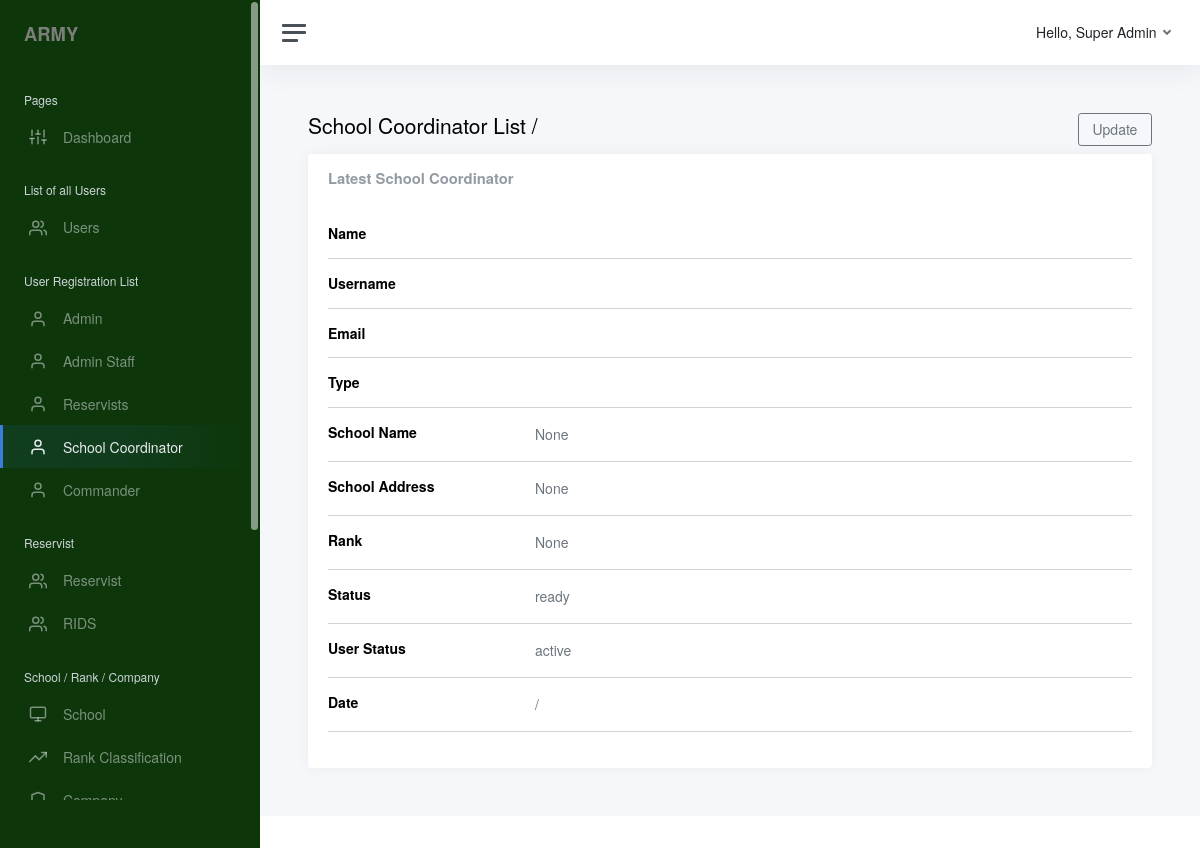
/admin_reg_school_view.php (signed in), run on the app's committed database.
### tables this page shows
CREATE TABLE `army_users` (
  `army_id` int(255) NOT NULL,
  `user_img` varchar(250) NOT NULL,
  `firstname` varchar(100) NOT NULL,
  `middle_name` varchar(100) NOT NULL,
  `lastname` varchar(100) NOT NULL,
  `username` varchar(100) NOT NULL,
  `email` varchar(100) NOT NULL,
  `password` varchar(1000) NOT NULL,
  `type` varchar(30) NOT NULL,
  `rank_id` int(100) NOT NULL,
  `company_id` int(100) NOT NULL,
  `afpsn` varchar(250) NOT NULL,
  `school_id` int(100) NOT NULL,
  `status` varchar(30) NOT NULL,
  `user_status` varchar(20) NOT NULL,
  `date_created` date DEFAULT NULL,
  `time_created` time(6) NOT NULL,
  `date_modified` date DEFAULT NULL,
  `time_modified` time(6) NOT NULL
);

### system_checker.php (called while the page is built, shortened)
<?php
require 'include/connect.php';
if (!empty($_SESSION["army_id"])) {
  $army_id     = $_SESSION["army_id"];
  $result      = mysqli_query($conn, "SELECT * FROM army_users WHERE army_id = $army_id");
  $row         = mysqli_fetch_assoc($result);
  $fn_public   = $row["firstname"];
  $ln_public   = $row["lastname"];
  $type        = $row["type"];
  $status      = $row["status"];
  $user_status = $row["user_status"];
  if ($user_status == 'active') {
    if ($type == 'sadmin') {
      $isSadmin = true;
    }
  } else {
    echo "<script> alert('Sorry, your account is inactive. Please wait for the approval'); </script>";
  }
} else {
  header("Location: bulletin.php");
}

### admin_query_getter_school.php (called while the page is built, shortened)
<?php
if($school_id == 0) {
  $school_name    = 'None';
  $school_address = 'None';
} else {
  $result_school = mysqli_query($conn, "SELECT * FROM schools WHERE school_id = '$school_id'");
  while ($res      = mysqli_fetch_array($result_school )) {
  $school_name    = $res['school_name'];
  $school_address = $res['school_address'];
  }
}
if($rank_id == 0) {
  $rank_name = 'None';
} else {
  $result_rank = mysqli_query($conn, "SELECT * FROM ranks WHERE rank_id = '$rank_id'");
  while ($res      = mysqli_fetch_array($result_rank)) {
  $rank_name = $res['rank_name'];
  }
}
?>

### admin_reg_school_view.php (the view, shortened to what this page needs)
<?php
include 'system_checker.php';
$school_id = $_GET['ID'];
include 'admin_query_getter_school.php';
?>
<!DOCTYPE html>
<html lang="en">
<?php include 'header_main.php' ?>
<body>
  <div class="wrapper">
    <div class="main">
      <?php include 'top_right_navigation.php' ?>
      <main class="content">
        <div class="container-fluid p-0">
          <div class="row">
            <div class="col-6">
              <h1 class="h3 mb-3"><a href="admin_reg_school.php" class="linked-navigation">School
                  Coordinator List </a> / <?php echo $firstname . ' ' . $lastname ?></h1>
            </div>
            <div class="col-6">
              <?php
              if($isSadmin || $isAdmin){
              ?>
              <a <?php echo "href=\"admin_reg_school_edit.php?ID=$sch_id\" " ?> class="btn btn-md btn-outline-secondary mb-0" style="float:right">Update</a>
              <?php } ?>
            </div>
          </div>
          <div class="row">
            <div class="col-12">
              <div class="card">
                <div class="card-header">
                  <h5 class="card-title mb-0">Latest School Coordinator</h5>
                </div>
                <div class="card-body">
                  <div class="row">
                    <div class="col-sm-3">
                      <h6 class="mb-0 flatpickr-weekwrapper"><strong>Name</strong></h6>
                    </div>
                    <div class="col-sm-9 text-secondary">
                    </div>
                  </div>
                  <hr>
                  <div class="row">
                    <div class="col-sm-3">
                      <h6 class="mb-0 flatpickr-weekwrapper"><strong>Username</strong></h6>
                    </div>
                    <div class="col-sm-9 text-secondary">
                    </div>
                  </div>
                  <hr>
                  <div class="row">
                    <div class="col-sm-3">
                      <h6 class="mb-0 flatpickr-weekwrapper"><strong>Email</strong></h6>
                    </div>
                    <div class="col-sm-9 text-secondary">
                    </div>
                  </div>
                  <hr>
                  <div class="row">
                    <div class="col-sm-3">
                      <h6 class="mb-0 flatpickr-weekwrapper"><strong>Type</strong></h6>
                    </div>
                    <div class="col-sm-9 text-secondary">
                    </div>
                  </div>
                  <hr>
                  <div class="row">
                    <div class="col-sm-3">
                      <h6 class="mb-0 flatpickr-weekwrapper"><strong>School Name</strong></h6>
                    </div>
                    <div class="col-sm-9 text-secondary">
                      <div class="flatpickr-weekwrapper">
                        <?php echo $school_name ?>
                      </div>
                    </div>
                  </div>
                  <hr>
                  <div class="row">
                    <div class="col-sm-3">
                      <h6 class="mb-0 flatpickr-weekwrapper"><strong>School Address</strong></h6>
                    </div>
                    <div class="col-sm-9 text-secondary">
                      <div class="flatpickr-weekwrapper">
                        <?php echo $school_address ?>
                      </div>
                    </div>
                  </div>
                  <hr>
                  <div class="row">
                    <div class="col-sm-3">
                      <h6 class="mb-0 flatpickr-weekwrapper"><strong>Rank</strong></h6>
                    </div>
                    <div class="col-sm-9 text-secondary">
                      <div class="flatpickr-weekwrapper">
                        <?php echo $rank_name ?>
                      </div>
                    </div>
                  </div>
                  <hr>
                  <div class="row">
                    <div class="col-sm-3">
                      <h6 class="mb-0 flatpickr-weekwrapper"><strong>Status</strong></h6>
                    </div>
                    <div class="col-sm-9 text-secondary">
                      <div class="flatpickr-weekwrapper">
                        <?php echo $status ?>
                      </div>
                    </div>
                  </div>
                  <hr>
                  <div class="row">
                    <div class="col-sm-3">
                      <h6 class="mb-0 flatpickr-weekwrapper"><strong>User Status</strong></h6>
                    </div>
                    <div class="col-sm-9 text-secondary">
                      <div class="flatpickr-weekwrapper">
                        <?php echo $user_status ?>
                      </div>
                    </div>
                  </div>
                  <hr>
                  <div class="row">
                    <div class="col-sm-3">
                      <h6 class="mb-0 flatpickr-weekwrapper"><strong>Date</strong></h6>
                    </div>
                    <div class="col-sm-9 text-secondary">
                      <div class="flatpickr-weekwrapper">
                        <?php echo $date . '/' . $time ?>
                      </div>
                    </div>
                  </div>
                  <hr>
                </div>
              </div>
            </div>
          </div>
      </main>
      <?php include 'system_controller/footer.php' ?>
    </div>
  </div>
</body>
</html>

### top_right_navigation.php (shortened to what this page needs)
<nav id="top-nav" class="navbar navbar-expand navbar-light navbar-bg">
    <a class="sidebar-toggle js-sidebar-toggle">
        <i class="hamburger align-self-center"></i>
    </a>
    <div class="navbar-collapse collapse">
        <ul class="navbar-nav navbar-align">
            <li class="nav-item dropdown">
                <a class="nav-link dropdown-toggle d-none d-sm-inline-block" href="#" data-bs-toggle="dropdown">
                    <span class="text-dark">Hello, <?php echo $rank_public . ' ' .$fn_public . ' ' . $ln_public?></span>
                </a>
            </li>
        </ul>
    </div>
</nav>

### css/print.css (style rules this page uses)
.card { margin: -2rem; margin-left: -2rem; margin-right: -2rem; }
body, .content { background-color: white; }
footer, head, #sidebar, #top-nav, .header-dash { display: none; }

### data on the page
army_users: firstname "Super", lastname "Admin", status "ready", user_status "active"

### other printed values
$school_name "None"
$school_address "None"
$rank_name "None"
